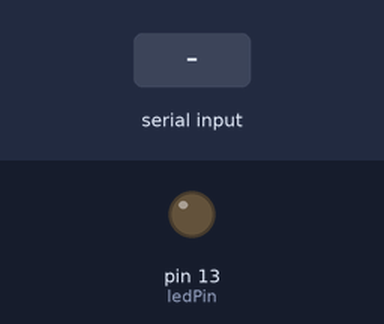
Simulated run of this sketch. Board: Arduino Uno, built with avr-gcc and run on an emulated ATmega328P. Shown: output pins drawn as LEDs (lit = HIGH). Inputs (shaded band) come from the test bench.

Above: at 1.2 s.
1.3 s: "LED_ON#" received over Serial
At 2.5 s:
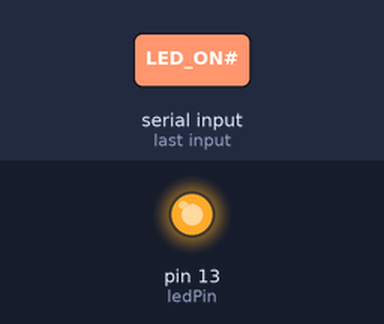
2.8 s: "LED_OFF#" received over Serial
At 3.7 s:
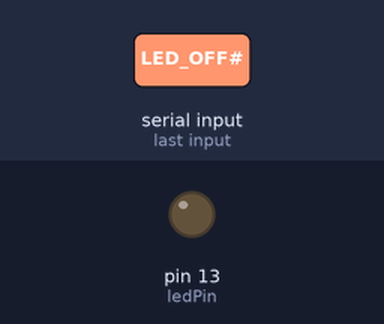
Timing chart, 0 to 5.8 s (numbered marks = the images above; inputs shaded):
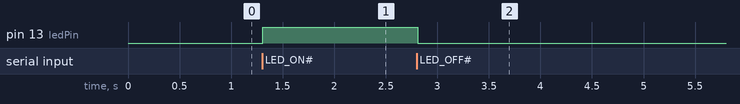

The sketch:

testNodereceived.ino
```cpp
////////////////////////////////////////////////////////////
// receiver module
const int ledPin = 13;
String data = "";

void setup() {
  Serial.begin(9600);
  pinMode(ledPin, OUTPUT);
}

void loop() {

}

void serialEvent() {
  if (Serial.available())
  {
    char receivedChar = Serial.read();   // Đọc một byte dữ liệu từ cổng nối tiếp
    if (receivedChar != '#')
    {          // Kiểm tra nếu chưa gặp ký tự kết thúc chuỗi
      data += receivedChar;  // Thêm ký tự vào bộ đệm
    }
    else
    {
      data += receivedChar;
      // Ký tự kết thúc chuỗi được nhận
      // Xử lý bộ đệm (ví dụ: in ra dữ liệu)
      // Reset bộ đệm
      data.trim();
      if (data == "LED_ON#")
      {
        digitalWrite(ledPin, HIGH);
      }
      else if (data == "LED_OFF#")
      {
        digitalWrite(ledPin, LOW);
      }
      data = "";
    }
  }
}
```

Measured:
- after the input at 1.3 s, pin 13 (ledPin): LOW → HIGH at once
- after the input at 2.8 s, pin 13 (ledPin): HIGH → LOW at once
